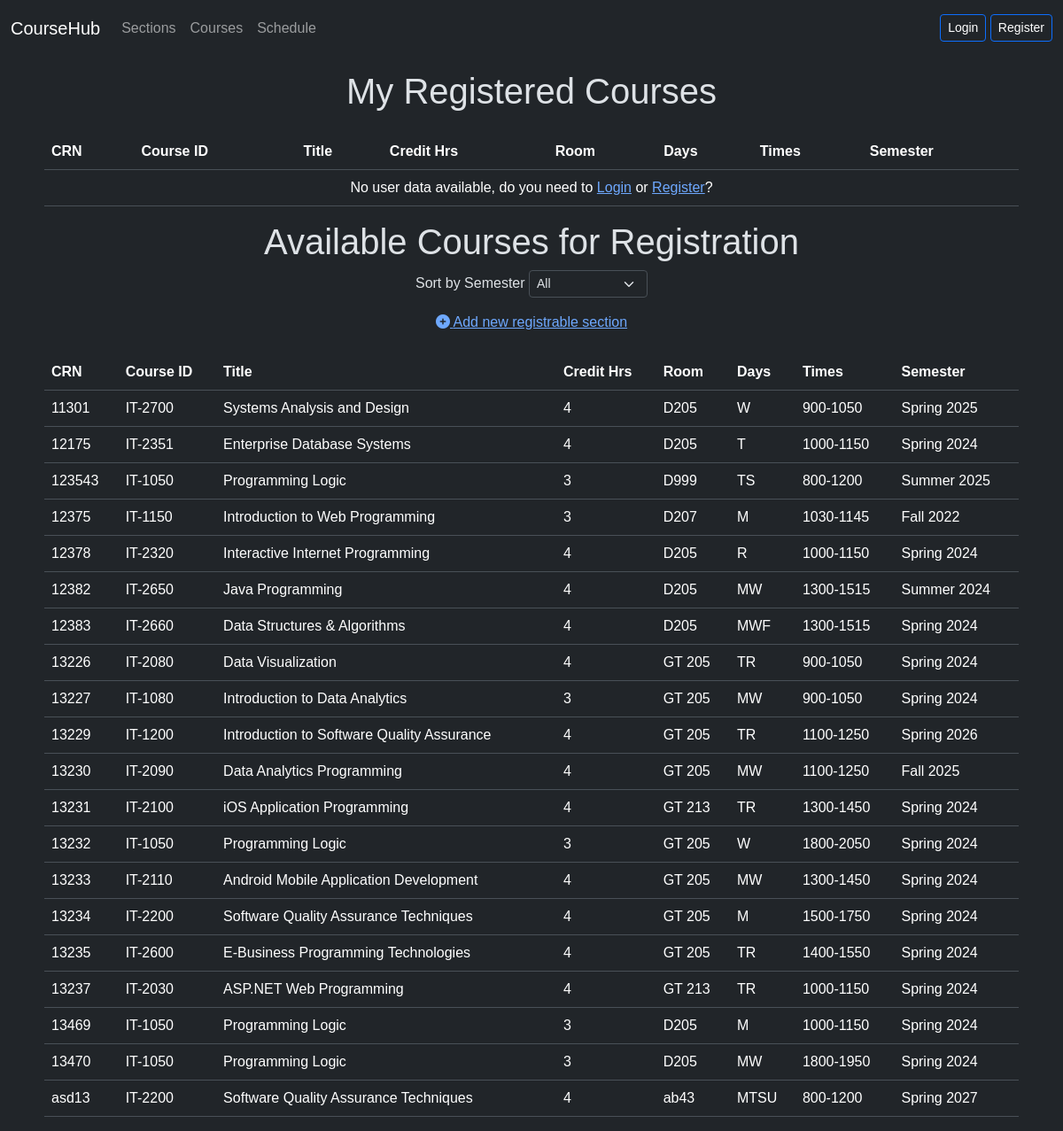
Page /schedule.php on the committed database.
### tables this page shows
CREATE TABLE `sections` (
  `crn` varchar(45) NOT NULL,
  `course_id` varchar(45) DEFAULT NULL,
  `semester` varchar(45) NOT NULL,
  `room` varchar(45) DEFAULT NULL,
  `days` varchar(45) DEFAULT NULL,
  `times` varchar(45) DEFAULT NULL
);

CREATE TABLE `courses` (
  `course_id` varchar(55) NOT NULL,
  `title` varchar(55) NOT NULL,
  `credit_hrs` int(11) NOT NULL,
  `description` text NOT NULL,
  `prerequisites` varchar(255) NOT NULL
);

### schedule.php (the view, shortened to what this page needs)
<?php
include './navbar.php';
include './connection.php';
$uniqueSemesters = [];
$semesterQuery = "SELECT DISTINCT semester FROM sections ORDER BY semester";
$semesterResult = $conn->query($semesterQuery);
if ($semesterResult && $semesterResult->num_rows > 0) {
    while ($row = $semesterResult->fetch_assoc()) {
        $uniqueSemesters[] = $row['semester'];
    }
}
if (isset($_SESSION['user_id'])) {
    $userId = $_SESSION['user_id'];
    $query = "SELECT r.crn, s.course_id, s.room, s.days, s.times, s.semester, c.title, c.credit_hrs
              FROM registrations r
              JOIN sections s ON r.crn = s.crn
              JOIN courses c ON s.course_id = c.course_id
              WHERE r.user_id = ?";
    $stmt = $conn->prepare($query);
    $stmt->bind_param("s", $userId);
    $stmt->execute();
    $result = $stmt->get_result();
    $stmt->close();
} else {
    $result = null;
}
?>
<div class="text-center">
    <h1 class="mt-3">My Registered Courses</h1>
</div>
<div class="container mt-4">
    <table class="table">
        <tr>
            <th>CRN</th>
            <th>Course ID</th>
            <th>Title</th>
            <th>Credit Hrs</th>
            <th>Room</th>
            <th>Days</th>
            <th>Times</th>
            <th>Semester</th>
        </tr>
        <?php
        if ($result === false) {
            echo "<tr><td colspan='8'>Error: " . mysqli_error($conn) . "</td></tr>";
        } elseif ($result === null) {
            echo "<tr><td class='text-center' colspan='8'>No user data available, do you need to <a href='./login.php'>Login</a> or <a href='./signup.php'>Register</a>?</td></tr>";
        } else if (mysqli_num_rows($result) > 0) {
            while ($row = mysqli_fetch_assoc($result)) {
        ?>
                <tr>
                    <td><?php echo $row["crn"]; ?></td>
                    <td><?php echo $row["course_id"]; ?></td>
                    <td><?php echo $row["title"]; ?></td>
                    <td><?php echo $row["credit_hrs"]; ?></td>
                    <td><?php echo $row["room"]; ?></td>
                    <td><?php echo $row["days"]; ?></td>
                    <td><?php echo $row["times"]; ?></td>
                    <td><?php echo $row["semester"]; ?></td>
                </tr>
        <?php
            }
        } else {
            echo "<tr><td colspan='8' class='text-center'>No registered classes</td></tr>";
        }
        ?>
    </table>
</div>
<?php
$defaultOption = 'All';
$allowedSortOptions = array_merge([$defaultOption], $uniqueSemesters);
$sortOption = isset($_GET['sortregistrations']) ? urldecode($_GET['sortregistrations']) : $defaultOption;
$query = "SELECT s.crn, s.course_id, s.room, s.days, s.times, s.semester, c.title, c.credit_hrs
          FROM sections s
          JOIN courses c ON s.course_id = c.course_id";
if ($sortOption != $defaultOption) {
    $query .= " WHERE s.semester = ?";
    $stmt = $conn->prepare($query);
    $stmt->bind_param("s", $sortOption);
} else {
    $stmt = $conn->prepare($query);
}
$stmt->execute();
$result = $stmt->get_result();
?>
<div class="text-center">
    <h1 class="mt-3">Available Courses for Registration</h1>
    <p>
        Sort by Semester
        <select name="sortregistrations" onchange="location.href='schedule.php?sortregistrations=' + encodeURIComponent(this.value)" class="form-select form-select-sm d-inline-block w-auto">
            <?php
            foreach ($allowedSortOptions as $semester) {
                $selected = ($sortOption == $semester) ? 'selected' : '';
                echo "<option value=\"$semester\" $selected>$semester</option>";
            }
            ?>
        </select>
    </p>
    <p><a href="addsection.php"><i class="fas fa-plus-circle"></i> Add new registrable section</a></p>
</div>
<div class="container mt-4">
    <table class="table">
        <tr>
            <th>CRN</th>
            <th>Course ID</th>
            <th>Title</th>
            <th>Credit Hrs</th>
            <th>Room</th>
            <th>Days</th>
            <th>Times</th>
            <th>Semester</th>
        </tr>
        <?php
        if ($result === false) {
            echo "<tr><td colspan='9'>Error: " . mysqli_error($conn) . "</td></tr>";
        } else {
            if (mysqli_num_rows($result) > 0) {
                while ($row = mysqli_fetch_assoc($result)) {
        ?>
                    <tr>
                        <td><?php echo $row["crn"]; ?></td>
                        <td><?php echo $row["course_id"]; ?></td>
                        <td><?php echo $row["title"]; ?></td>
                        <td><?php echo $row["credit_hrs"]; ?></td>
                        <td><?php echo $row["room"]; ?></td>
                        <td><?php echo $row["days"]; ?></td>
                        <td><?php echo $row["times"]; ?></td>
                        <td><?php echo $row["semester"]; ?></td>
                    </tr>
        <?php
                }
            } else {
                echo "<tr><td colspan='9'>0 results</td></tr>";
            }
        }
        ?>
    </table>
</div>
</body>
</html>

### styles.css (style rules this page uses)
* { font-family: Arial, Helvetica, sans-serif; }
table { max-width: 1100px; margin: auto; border-collapse: collapse; }

### rows in the picture
sections: crn "11301", course "IT-2700", course.title "Systems Analysis and Design", course.credit_hrs "4", room "D205", days "W", times "900-1050", semester "Spring 2025"
sections: crn "12175", course "IT-2351", course.title "Enterprise Database Systems", course.credit_hrs "4", room "D205", days "T", times "1000-1150", semester "Spring 2024"
sections: crn "123543", course "IT-1050", course.title "Programming Logic", course.credit_hrs "3", room "D999", days "TS", times "800-1200", semester "Summer 2025"
sections: crn "12375", course "IT-1150", course.title "Introduction to Web Programming", course.credit_hrs "3", room "D207", days "M", times "1030-1145", semester "Fall 2022"
sections: crn "12378", course "IT-2320", course.title "Interactive Internet Programming", course.credit_hrs "4", room "D205", days "R", times "1000-1150", semester "Spring 2024"
sections: crn "12382", course "IT-2650", course.title "Java Programming", course.credit_hrs "4", room "D205", days "MW", times "1300-1515", semester "Summer 2024"
sections: crn "12383", course "IT-2660", course.title "Data Structures & Algorithms", course.credit_hrs "4", room "D205", days "MWF", times "1300-1515", semester "Spring 2024"
sections: crn "13226", course "IT-2080", course.title "Data Visualization", course.credit_hrs "4", room "GT 205", days "TR", times "900-1050", semester "Spring 2024"
sections: crn "13227", course "IT-1080", course.title "Introduction to Data Analytics", course.credit_hrs "3", room "GT 205", days "MW", times "900-1050", semester "Spring 2024"
sections: crn "13229", course "IT-1200", course.title "Introduction to Software Quality Assurance", course.credit_hrs "4", room "GT 205", days "TR", times "1100-1250", semester "Spring 2026"
sections: crn "13230", course "IT-2090", course.title "Data Analytics Programming", course.credit_hrs "4", room "GT 205", days "MW", times "1100-1250", semester "Fall 2025"
sections: crn "13231", course "IT-2100", course.title "iOS Application Programming", course.credit_hrs "4", room "GT 213", days "TR", times "1300-1450", semester "Spring 2024"
sections: crn "13232", course "IT-1050", course.title "Programming Logic", course.credit_hrs "3", room "GT 205", days "W", times "1800-2050", semester "Spring 2024"
sections: crn "13233", course "IT-2110", course.title "Android Mobile Application Development", course.credit_hrs "4", room "GT 205", days "MW", times "1300-1450", semester "Spring 2024"
sections: crn "13234", course "IT-2200", course.title "Software Quality Assurance Techniques", course.credit_hrs "4", room "GT 205", days "M", times "1500-1750", semester "Spring 2024"
sections: crn "13235", course "IT-2600", course.title "E-Business Programming Technologies", course.credit_hrs "4", room "GT 205", days "TR", times "1400-1550", semester "Spring 2024"
sections: crn "13237", course "IT-2030", course.title "ASP.NET Web Programming", course.credit_hrs "4", room "GT 213", days "TR", times "1000-1150", semester "Spring 2024"
sections: crn "13469", course "IT-1050", course.title "Programming Logic", course.credit_hrs "3", room "D205", days "M", times "1000-1150", semester "Spring 2024"
sections: crn "13470", course "IT-1050", course.title "Programming Logic", course.credit_hrs "3", room "D205", days "MW", times "1800-1950", semester "Spring 2024"
sections: crn "asd13", course "IT-2200", course.title "Software Quality Assurance Techniques", course.credit_hrs "4", room "ab43", days "MTSU", times "800-1200", semester "Spring 2027"

### other values in the picture
form field sortregistrations "All"
